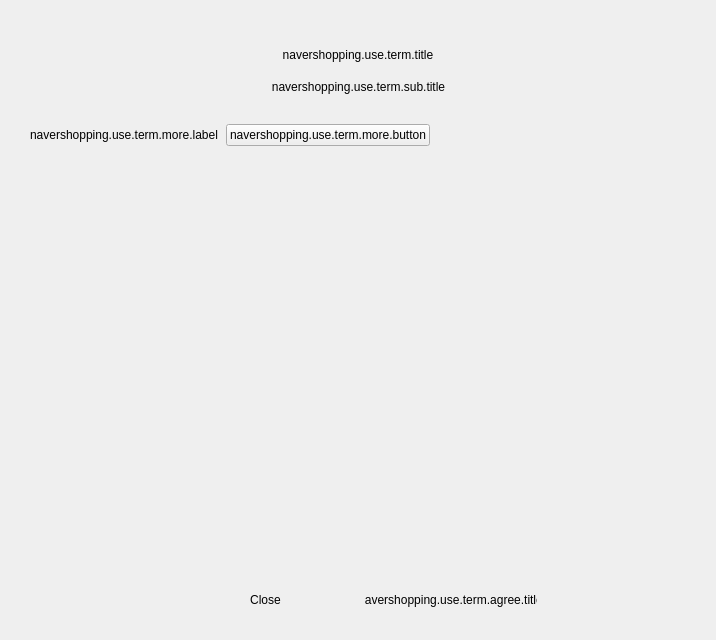
<?xml version="1.0" encoding="UTF-8"?>
<ui version="4.0">
 <class>PLSNaverShoppingTerm</class>
 <widget class="QWidget" name="PLSNaverShoppingTerm">
  <property name="geometry">
   <rect>
    <x>0</x>
    <y>0</y>
    <width>716</width>
    <height>640</height>
   </rect>
  </property>
  <property name="windowTitle">
   <string>Dialog</string>
  </property>
  <layout class="QVBoxLayout" name="verticalLayout">
   <property name="spacing">
    <number>0</number>
   </property>
   <property name="leftMargin">
    <number>0</number>
   </property>
   <property name="topMargin">
    <number>40</number>
   </property>
   <property name="rightMargin">
    <number>0</number>
   </property>
   <property name="bottomMargin">
    <number>0</number>
   </property>
   <item>
    <widget class="QLabel" name="topTitleLabel">
     <property name="sizePolicy">
      <sizepolicy hsizetype="Preferred" vsizetype="Fixed">
       <horstretch>0</horstretch>
       <verstretch>0</verstretch>
      </sizepolicy>
     </property>
     <property name="minimumSize">
      <size>
       <width>0</width>
       <height>30</height>
      </size>
     </property>
     <property name="maximumSize">
      <size>
       <width>16777215</width>
       <height>30</height>
      </size>
     </property>
     <property name="text">
      <string>navershopping.use.term.title</string>
     </property>
     <property name="alignment">
      <set>Qt::AlignCenter</set>
     </property>
    </widget>
   </item>
   <item>
    <spacer name="verticalSpacer">
     <property name="orientation">
      <enum>Qt::Vertical</enum>
     </property>
     <property name="sizeType">
      <enum>QSizePolicy::Fixed</enum>
     </property>
     <property name="sizeHint" stdset="0">
      <size>
       <width>0</width>
       <height>10</height>
      </size>
     </property>
    </spacer>
   </item>
   <item>
    <layout class="QHBoxLayout" name="horizontalLayout_3">
     <property name="spacing">
      <number>0</number>
     </property>
     <item>
      <spacer name="horizontalSpacer">
       <property name="orientation">
        <enum>Qt::Horizontal</enum>
       </property>
       <property name="sizeType">
        <enum>QSizePolicy::Fixed</enum>
       </property>
       <property name="sizeHint" stdset="0">
        <size>
         <width>78</width>
         <height>0</height>
        </size>
       </property>
      </spacer>
     </item>
     <item>
      <widget class="QLabel" name="topSubTitleLabel">
       <property name="text">
        <string>navershopping.use.term.sub.title</string>
       </property>
       <property name="alignment">
        <set>Qt::AlignCenter</set>
       </property>
       <property name="wordWrap">
        <bool>true</bool>
       </property>
      </widget>
     </item>
     <item>
      <spacer name="horizontalSpacer_2">
       <property name="orientation">
        <enum>Qt::Horizontal</enum>
       </property>
       <property name="sizeType">
        <enum>QSizePolicy::Fixed</enum>
       </property>
       <property name="sizeHint" stdset="0">
        <size>
         <width>77</width>
         <height>0</height>
        </size>
       </property>
      </spacer>
     </item>
    </layout>
   </item>
   <item>
    <spacer name="verticalSpacer_2">
     <property name="orientation">
      <enum>Qt::Vertical</enum>
     </property>
     <property name="sizeType">
      <enum>QSizePolicy::Fixed</enum>
     </property>
     <property name="sizeHint" stdset="0">
      <size>
       <width>0</width>
       <height>30</height>
      </size>
     </property>
    </spacer>
   </item>
   <item>
    <layout class="QHBoxLayout" name="horizontalLayout">
     <property name="spacing">
      <number>0</number>
     </property>
     <item>
      <spacer name="horizontalSpacer_3">
       <property name="orientation">
        <enum>Qt::Horizontal</enum>
       </property>
       <property name="sizeType">
        <enum>QSizePolicy::Fixed</enum>
       </property>
       <property name="sizeHint" stdset="0">
        <size>
         <width>30</width>
         <height>0</height>
        </size>
       </property>
      </spacer>
     </item>
     <item>
      <widget class="QLabel" name="moreTitleLabel">
       <property name="text">
        <string>navershopping.use.term.more.label</string>
       </property>
      </widget>
     </item>
     <item>
      <spacer name="horizontalSpacer_4">
       <property name="orientation">
        <enum>Qt::Horizontal</enum>
       </property>
       <property name="sizeType">
        <enum>QSizePolicy::Fixed</enum>
       </property>
       <property name="sizeHint" stdset="0">
        <size>
         <width>8</width>
         <height>0</height>
        </size>
       </property>
      </spacer>
     </item>
     <item>
      <widget class="QPushButton" name="moreButton">
       <property name="text">
        <string>navershopping.use.term.more.button</string>
       </property>
      </widget>
     </item>
     <item>
      <spacer name="horizontalSpacer_5">
       <property name="orientation">
        <enum>Qt::Horizontal</enum>
       </property>
       <property name="sizeHint" stdset="0">
        <size>
         <width>40</width>
         <height>0</height>
        </size>
       </property>
      </spacer>
     </item>
    </layout>
   </item>
   <item>
    <spacer name="verticalSpacer_3">
     <property name="orientation">
      <enum>Qt::Vertical</enum>
     </property>
     <property name="sizeType">
      <enum>QSizePolicy::Fixed</enum>
     </property>
     <property name="sizeHint" stdset="0">
      <size>
       <width>0</width>
       <height>15</height>
      </size>
     </property>
    </spacer>
   </item>
   <item>
    <layout class="QHBoxLayout" name="horizontalLayout_4">
     <property name="spacing">
      <number>0</number>
     </property>
     <item>
      <spacer name="horizontalSpacer_6">
       <property name="orientation">
        <enum>Qt::Horizontal</enum>
       </property>
       <property name="sizeType">
        <enum>QSizePolicy::Fixed</enum>
       </property>
       <property name="sizeHint" stdset="0">
        <size>
         <width>25</width>
         <height>0</height>
        </size>
       </property>
      </spacer>
     </item>
     <item>
      <widget class="QWidget" name="widget" native="true"/>
     </item>
     <item>
      <widget class="QStackedWidget" name="cefBackView">
       <widget class="QWidget" name="page"/>
       <widget class="QWidget" name="page_2"/>
      </widget>
     </item>
     <item>
      <spacer name="horizontalSpacer_7">
       <property name="orientation">
        <enum>Qt::Horizontal</enum>
       </property>
       <property name="sizeType">
        <enum>QSizePolicy::Fixed</enum>
       </property>
       <property name="sizeHint" stdset="0">
        <size>
         <width>25</width>
         <height>0</height>
        </size>
       </property>
      </spacer>
     </item>
    </layout>
   </item>
   <item>
    <spacer name="verticalSpacer_4">
     <property name="orientation">
      <enum>Qt::Vertical</enum>
     </property>
     <property name="sizeType">
      <enum>QSizePolicy::Fixed</enum>
     </property>
     <property name="sizeHint" stdset="0">
      <size>
       <width>0</width>
       <height>22</height>
      </size>
     </property>
    </spacer>
   </item>
   <item>
    <widget class="QLabel" name="lineView">
     <property name="sizePolicy">
      <sizepolicy hsizetype="Preferred" vsizetype="Fixed">
       <horstretch>0</horstretch>
       <verstretch>0</verstretch>
      </sizepolicy>
     </property>
     <property name="minimumSize">
      <size>
       <width>0</width>
       <height>1</height>
      </size>
     </property>
     <property name="maximumSize">
      <size>
       <width>16777215</width>
       <height>1</height>
      </size>
     </property>
     <property name="text">
      <string/>
     </property>
    </widget>
   </item>
   <item>
    <spacer name="verticalSpacer_5">
     <property name="orientation">
      <enum>Qt::Vertical</enum>
     </property>
     <property name="sizeHint" stdset="0">
      <size>
       <width>0</width>
       <height>0</height>
      </size>
     </property>
    </spacer>
   </item>
   <item>
    <layout class="QHBoxLayout" name="horizontalLayout_2">
     <property name="spacing">
      <number>10</number>
     </property>
     <item>
      <spacer name="horizontalSpacer_8">
       <property name="orientation">
        <enum>Qt::Horizontal</enum>
       </property>
       <property name="sizeHint" stdset="0">
        <size>
         <width>40</width>
         <height>0</height>
        </size>
       </property>
      </spacer>
     </item>
     <item>
      <widget class="QPushButton" name="closeButton">
       <property name="sizePolicy">
        <sizepolicy hsizetype="Fixed" vsizetype="Fixed">
         <horstretch>0</horstretch>
         <verstretch>0</verstretch>
        </sizepolicy>
       </property>
       <property name="minimumSize">
        <size>
         <width>175</width>
         <height>40</height>
        </size>
       </property>
       <property name="maximumSize">
        <size>
         <width>175</width>
         <height>40</height>
        </size>
       </property>
       <property name="text">
        <string>Close</string>
       </property>
       <property name="flat">
        <bool>true</bool>
       </property>
      </widget>
     </item>
     <item>
      <widget class="QPushButton" name="confirmButton">
       <property name="sizePolicy">
        <sizepolicy hsizetype="Fixed" vsizetype="Fixed">
         <horstretch>0</horstretch>
         <verstretch>0</verstretch>
        </sizepolicy>
       </property>
       <property name="minimumSize">
        <size>
         <width>175</width>
         <height>40</height>
        </size>
       </property>
       <property name="maximumSize">
        <size>
         <width>175</width>
         <height>40</height>
        </size>
       </property>
       <property name="text">
        <string>navershopping.use.term.agree.title</string>
       </property>
       <property name="flat">
        <bool>true</bool>
       </property>
      </widget>
     </item>
     <item>
      <spacer name="horizontalSpacer_9">
       <property name="orientation">
        <enum>Qt::Horizontal</enum>
       </property>
       <property name="sizeHint" stdset="0">
        <size>
         <width>40</width>
         <height>0</height>
        </size>
       </property>
      </spacer>
     </item>
    </layout>
   </item>
   <item>
    <spacer name="verticalSpacer_6">
     <property name="orientation">
      <enum>Qt::Vertical</enum>
     </property>
     <property name="sizeType">
      <enum>QSizePolicy::Fixed</enum>
     </property>
     <property name="sizeHint" stdset="0">
      <size>
       <width>0</width>
       <height>20</height>
      </size>
     </property>
    </spacer>
   </item>
  </layout>
 </widget>
 <resources/>
 <connections/>
</ui>
